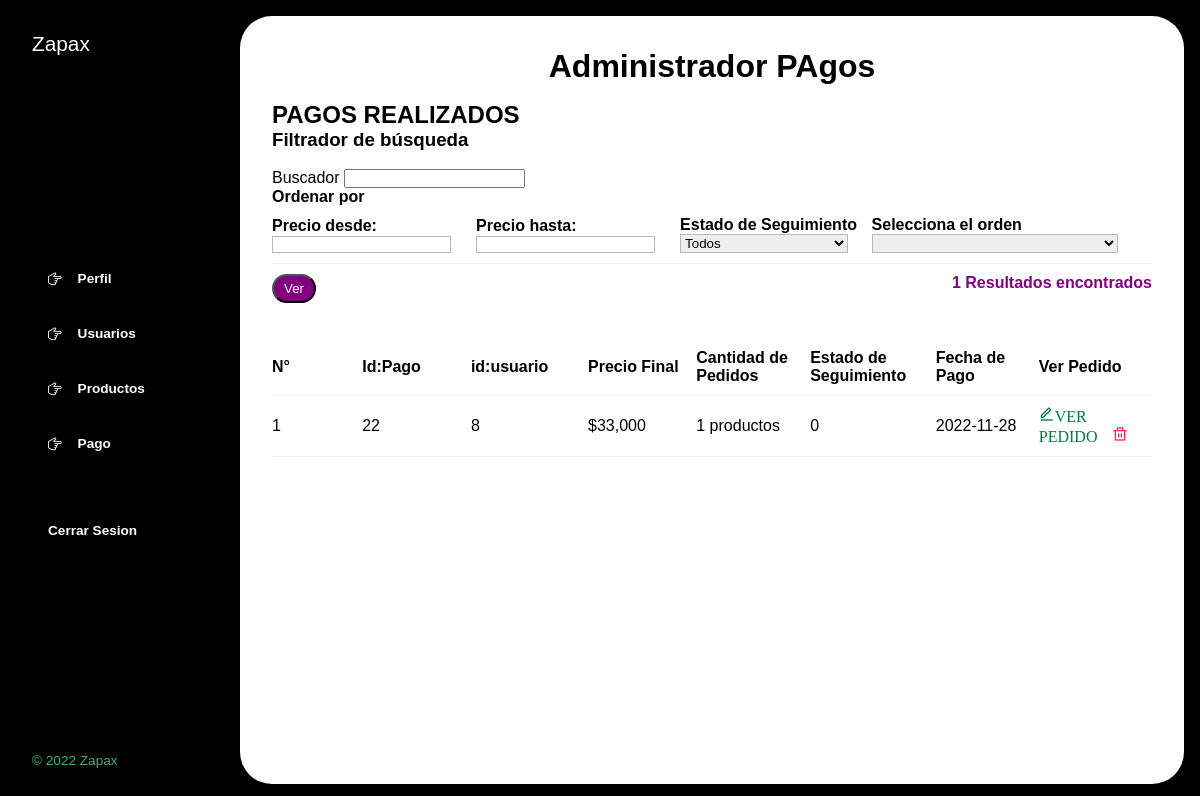
Screenshot of /config/administrador/pagos.php (signed in) with the database file from the repository.
### tables this page shows
CREATE TABLE `pagos` (
  `id_pago` int(11) NOT NULL,
  `idusuario_pago` int(100) NOT NULL,
  `idpedido_pago` int(100) NOT NULL,
  `precio_pago` float(20,2) NOT NULL,
  `pedidos_pago` varchar(123) NOT NULL,
  `estadopedido_pago` int(50) NOT NULL,
  `fecha_pago` date NOT NULL
);

### config/administrador/acciones/codFiltrarPagos.php (called while the page is built, shortened)
<?php
        $aKeyword = explode(" ", $_POST['buscar']);
        if ($_POST["buscar"] == '' AND $_POST['buscamodelo'] == '' AND $_POST['buscapreciodesde'] == '' AND $_POST['buscapreciohasta'] == ''){
                $query ="SELECT * FROM pagos ";
        }else{
                $query ="SELECT * FROM pagos ";
                if ($_POST["buscar"] != '' ){
                        $query .= "WHERE (id_pago LIKE LOWER('".$aKeyword[0]."%')  OR idusuario_pago LIKE LOWER('".$aKeyword[0]."%') OR estadopedido_pago LIKE LOWER('%".$aKeyword[0]."%')) ";
                }
        }
        $sql = $conexion->query($query);
        $producto = mysqli_num_rows($sql);
?>

### config/administrador/pagos.php (the view, shortened to what this page needs)
<?php
    include 'header.php';
    include 'acciones/codFiltrarPagos.php';
?>
<main>
    <h1 class="titulo-principal" id="titulo-principal" style="text-align: center;">Administrador PAgos</h1>
    <div id="contenedor-productos" class="contenedor-productos">
        <div class="recent--patients">
            <div class="title">
                <h2 class="section--title">PAGOS REALIZADOS</h2>
        <div class="filter">
			<form method="POST">
			<h3 class="">Filtrador de búsqueda</h4>
            <br>
				<div class="filter-option">
					<div class="filter-option_buscador">
							<label  class="">Buscador</label>
							<input type="text" class="filter-option_buscador_buscador" id="buscar" name="buscar" value="<?php echo $_POST["buscar"] ?>" >
					</div>
					<div class="filter-option_container_table">
						<h4 class="card-title">Ordenar por</h4>
						<table class="filter-options_container_table_table">
							<thead>
								<tr class="filters">
									<th>
										Precio desde:
										<input type="number" id="buscapreciodesde" name="buscapreciodesde" class="form-control mt-2" value="<?php echo $_POST["buscapreciodesde"]; ?>" style="border: #bababa 1px solid; color:#000000;" >
									</th>
									<th>
										Precio hasta:
										<input type="number" id="buscapreciohasta" name="buscapreciohasta" class="form-control mt-2" value="<?php echo $_POST["buscapreciohasta"]; ?>" style="border: #bababa 1px solid; color:#000000;" >
									</th>
									<th>
										Estado de Seguimiento
										<select id="assigned-tutor-filter" id="buscadepartamento" name="buscamodelo" class="form-control mt-2" style="border: #bababa 1px solid; color:#000000;" >
												<option value="">Todos</option>
										</select>
									</th>
									<th>
										Selecciona el orden
										<select id="assigned-tutor-filter" id="orden" name="orden" class="form-control mt-2" style="border: #bababa 1px solid; color:#000000;" >
												<option value=""></option>
												<option value="1">Ordenar por estado seguimiento</option>
										</select>
									</th>
								</tr>
							</thead>
						</table>
					</div>
					<div class="col-1">
							<input type="submit" class="btn " value="Ver" style="margin-top: 10px; background-color: purple; color: white; padding: 5px 10px; border-radius:25px; cursor:pointer;" />
							<p style="margin-top: 10px;font-weight: bold; color:purple; float:right;"><i class="mdi mdi-file-document"></i> <?php echo $producto; ?> Resultados encontrados</p>
					</div>
				</div>
			</form>
		</div>
            </div>
            <br><br>
            <div class="table">
                <table>
                    <thead>
                        <tr>
                            <th>N°</th>
                            <th>Id:Pago</th>
                            <th>id:usuario</th>
                            <th>Precio Final</th>
                            <th>Cantidad de Pedidos</th>
                            <th>Estado de Seguimiento</th>
                            <th>Fecha de Pago</th>
                            <th>Ver Pedido</th>
                        </tr>
                    </thead>
                    <tbody>
                        <?php $numero = 1;
                            while ($datos = mysqli_fetch_array($sql)) { ?>
                            <tr>
                                <td><?php echo $numero ?></td>
                                <td><?php echo $datos['id_pago']?></td>
                                <td><?php echo $datos['idusuario_pago'] ?></td>
                                <td><?php echo "$" . number_format($datos['precio_pago']) ?></td>
                                <td> <?php echo $datos['pedidos_pago']." productos" ?></td>
                                <td><?php echo $datos['estadopedido_pago'] ?></td>
                                <td><?php echo $datos['fecha_pago'] ?></td>
                                <td>
                                    <a name="edit" href="detallePago.php?id_pago=<?php echo $datos['id_pago'];?>&idusuario_pago=<?php echo $datos['idusuario_pago']; ?>&precio_pago=<?php echo $datos['precio_pago']; ?>&pedidos_pago=<?php echo $datos['pedidos_pago']; ?>&estadopedido_pago=<?php echo $datos['estadopedido_pago']; ?>&fecha_pago=<?php echo $datos['fecha_pago']; ?>" role="button"><i class="ri-edit-line edit">VER PEDIDO</i>
                                    </a>
                                    <a name="id_usuario" href="acciones/codEliminarPago.php?id_pago=<?php echo $datos['id_pago'] ?>" role="button"><i class="ri-delete-bin-line delete"></i></a>
                                </td>
                            </tr>
                        <?php $numero++;
                        } ?>
                    </tbody>
                </table>
            </div>
        </div>
    </div>
</main>
</div>
</body>
</html>

### config/administrador/style.css (style rules this page uses)
* { margin: 0; padding: 0; box-sizing: border-box; font-family: 'Rubik', sans-serif; }
h1, h2, h3, h4, h5, h6, p, input, textarea, ul { margin: 0; padding: 0; }
a { text-decoration: none; }
main { background-color: var(--color-blanco); margin: 1rem; margin-left: 0; border-radius: 2rem; padding: 2rem; overflow-y: scroll; }
.titulo-principal { color: var(--color-negro); margin-bottom: 1rem; }
.contenedor-productos { display: grid; gap: 1rem; }
.recent--patients { margin-bottom: 20px; }
.table { height: 200px; }
table { width: 100%; text-align: left; border-collapse: collapse; }
tr { border-bottom: 1px solid #f1f1f1; }
td, th { padding-block: 10px; width: 150px; }
.edit { color: #007a3f; margin-right: 10px; }
.delete { color: #ff2a5b; }

### css/predeterminado.css (style rules this page uses)
* { padding: 0; margin: 0; box-sizing: border-box; text-decoration: none; list-style-type: none; font-family: 'Montserrat', sans-serif; }
:root { --color-verdeOscuro: #026d2e; --color-verdeClaro: #47ac71; --color-rojoOscuro: #950000; --color-rojoClaro: #ff2a5b; --color-negro: #000; --color-negroClaro: #111; --color-blanco: #fff; }
html { scroll-behavior: smooth; }

### rows the page displays
pagos: id_pago "22", idusuario_pago "8", precio_pago "33,000", pedidos_pago "1", estadopedido_pago "0", fecha_pago "2022-11-28"

### other values shown
$producto "1"
